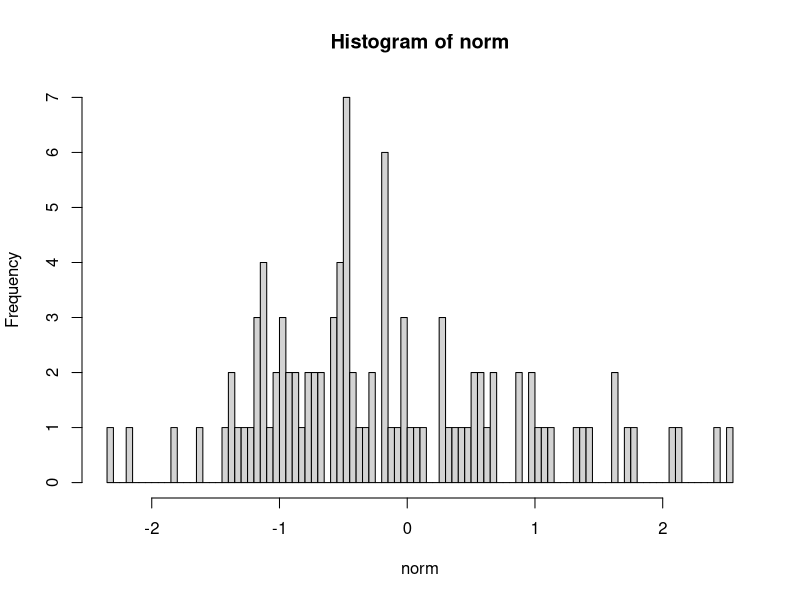
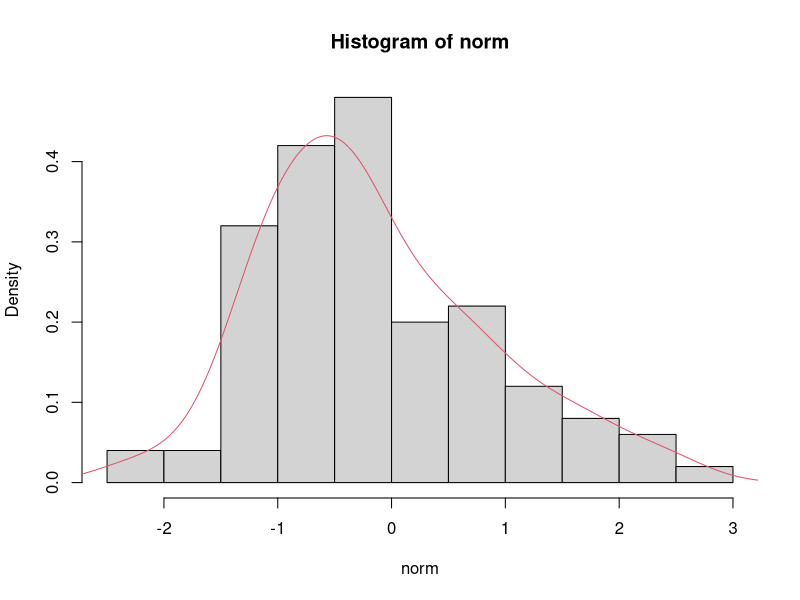
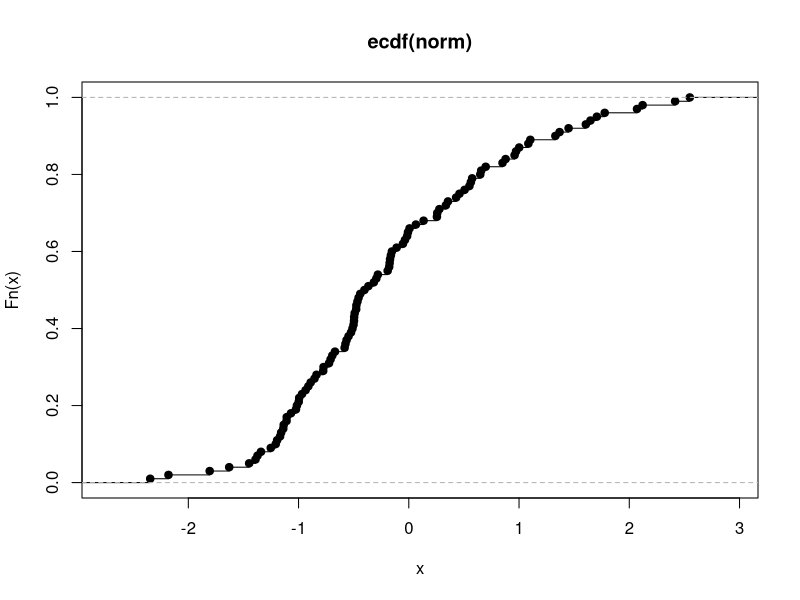
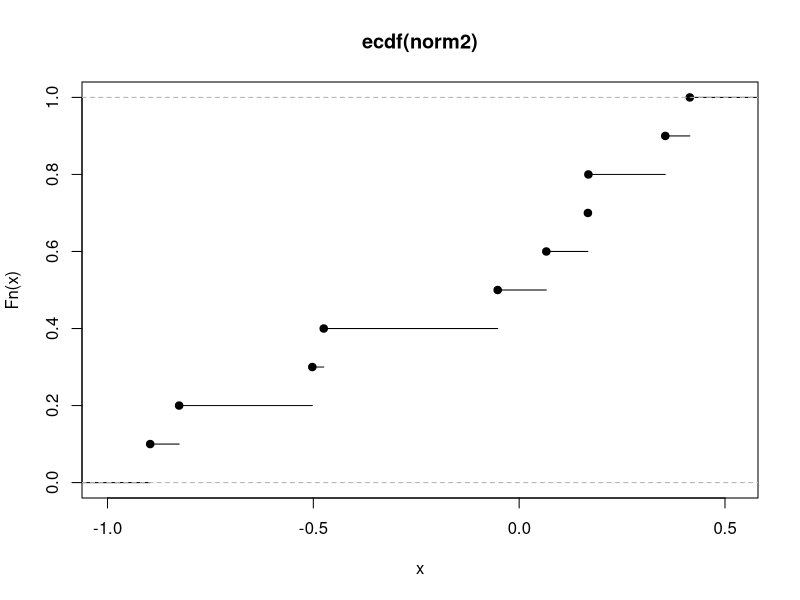
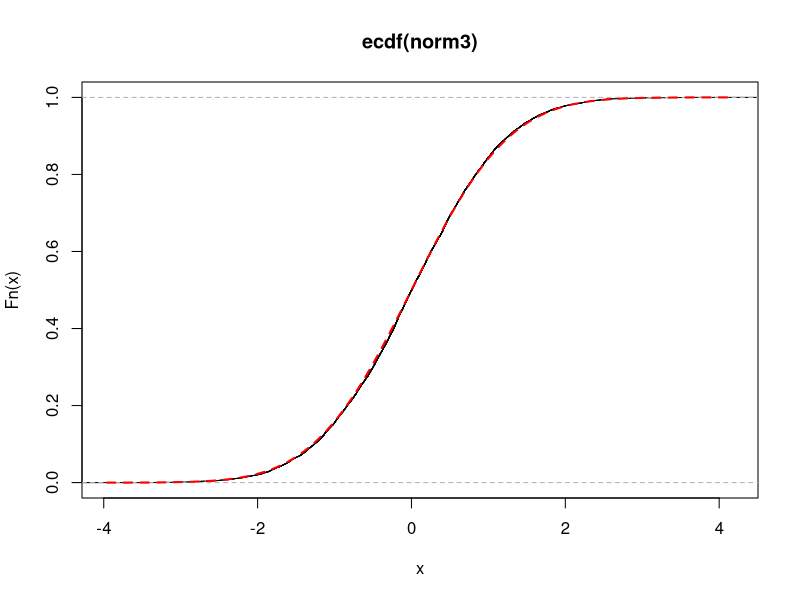
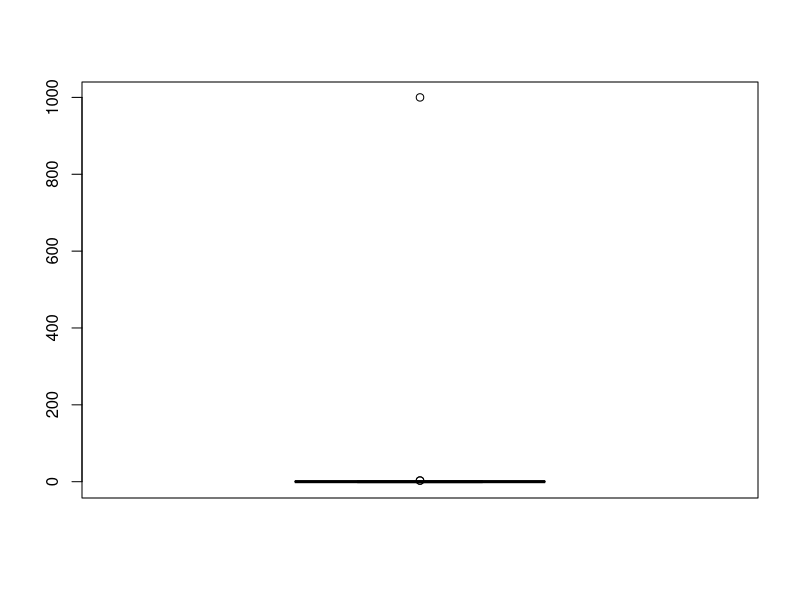
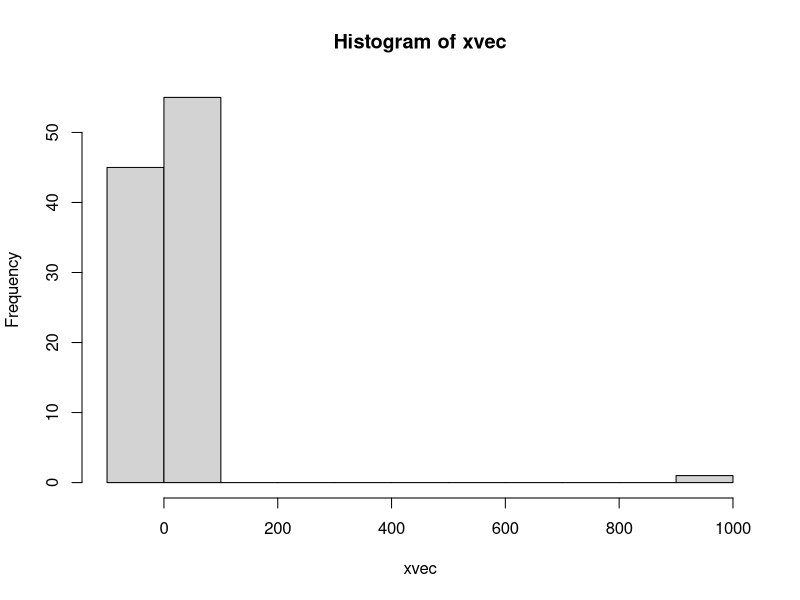

Reproduce these figures in R, in order.
# Verteilungsfunktion in R zeichnen.
# 1. Beispiel sind zufällig erzeugte Zahlen die Standard normalverteilt sind
set.seed(1234) # Setzt einen zufälligen Startwert
norm <- rnorm(100) # Es werden 100 Zufallszahlen aus einer Standardnormalverteilung erzeugt

hist(norm,freq=TRUE, breaks = 100) # es wird die absolute Häufigkeit berechnet

hist(norm,freq=FALSE, breaks = 10) # es wird die relative Häufigkeit berechnet
lines(density(norm), col = 2)
# die wahl der Klassenbreite ist wichtig, da sie die Anzahl der Balken bestimmt
# die Anzahl der Balken sollte so gewählt werden, dass die Verteilung gut sichtbar ist

ecdf_norm <- ecdf(norm)
plot(ecdf_norm)

# noch einmal mit weniger Beobachtungen
norm2 <- rnorm(10) # Es werden 100 Zufallszahlen aus einer Standardnormalverteilung erzeugt
plot(ecdf(norm2)) # empirische Verteilungsfunktion


#  Wiederholung mit mehr Beobachtungen
set.seed(1234)
norm3 <- rnorm(10000)
plot(ecdf(norm3))
curve(pnorm(x), add = T , col = "red" , lwd = 2 , lty = 2) #  pnorm ist - Wahrscheinlichkeit 


# EXKURS --- wie behandle ich fehlende Werte
# Fehlende Werte in R

xvec <- c(rt(100,df = 20),NA,1000)
print(xvec)

mean(xvec)
min(xvec)
median(xvec)

# wie also mit felenden Werten umgehen???
# ich kann den NA Wert ausschließen

mean(xvec, na.rm = TRUE) # na.rm = TRUE bedeutet, dass NA Werte ignoriert werden
min(xvec, na.rm = TRUE)
median(xvec, na.rm = TRUE)

boxplot(xvec)
hist(xvec)
# der Mittelwert ist sehr viel größer als der Median
# berechen Mittelwert ohne Ausreißer

mean(xvec, na.rm = T, trim = 0.01) # trim = 0.01 bedeutet, dass die 1% der Werte am Rand ignoriert werden

yvec <- c(rt(100,df = 20),NA,1000,"Haus")
yvec_num <- as.numeric(yvec) # as.numeric wandelt den Vektor in numerische Werte um
print(yvec_num) # "Haus" wird zu NA

